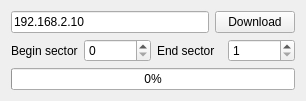
<?xml version="1.0" encoding="UTF-8"?>
<ui version="4.0">
 <class>SdDataDownloaderClass</class>
 <widget class="QWidget" name="SdDataDownloaderClass">
  <property name="geometry">
   <rect>
    <x>0</x>
    <y>0</y>
    <width>306</width>
    <height>98</height>
   </rect>
  </property>
  <property name="windowTitle">
   <string>SdDataDownloader</string>
  </property>
  <layout class="QVBoxLayout" name="verticalLayout">
   <item>
    <layout class="QHBoxLayout" name="horizontalLayout">
     <item>
      <widget class="QLineEdit" name="ipEdit">
       <property name="text">
        <string>192.168.2.10</string>
       </property>
       <property name="placeholderText">
        <string>ip</string>
       </property>
      </widget>
     </item>
     <item>
      <widget class="QPushButton" name="downloadButton">
       <property name="text">
        <string>Download</string>
       </property>
      </widget>
     </item>
    </layout>
   </item>
   <item>
    <layout class="QHBoxLayout" name="horizontalLayout_2">
     <item>
      <widget class="QLabel" name="label">
       <property name="text">
        <string>Begin sector</string>
       </property>
      </widget>
     </item>
     <item>
      <widget class="QSpinBox" name="beginSectorSpinBox">
       <property name="maximum">
        <number>999999999</number>
       </property>
      </widget>
     </item>
     <item>
      <widget class="QLabel" name="label_2">
       <property name="text">
        <string>End sector</string>
       </property>
      </widget>
     </item>
     <item>
      <widget class="QSpinBox" name="endSectorSpinBox">
       <property name="minimum">
        <number>1</number>
       </property>
       <property name="maximum">
        <number>999999999</number>
       </property>
      </widget>
     </item>
    </layout>
   </item>
   <item>
    <widget class="QProgressBar" name="progressBar">
     <property name="value">
      <number>0</number>
     </property>
     <property name="alignment">
      <set>Qt::AlignCenter</set>
     </property>
    </widget>
   </item>
  </layout>
 </widget>
 <layoutdefault spacing="6" margin="11"/>
 <resources>
  <include location="SdDataDownloader.qrc"/>
 </resources>
 <connections/>
</ui>
